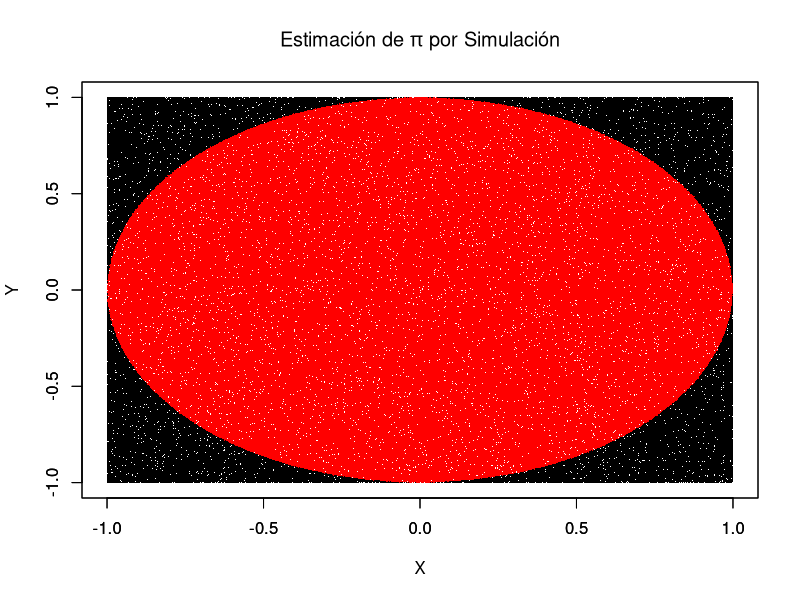

Write R code to recreate this figure.
## Valor de Pi mediante simulación
n <- 902395
x <- runif(n, -1, 1)
y <- runif(n, -1, 1)
z <- (x ^ 2 + y ^ 2) ^ (1 / 2)
r <- which(z > 1)
r1 <- which(z <= 1)

plot(x[r1], y[r1], pch = ".", col = "red", xlim = c(-1, 1), ylim = c(-1, 1), xlab = "", ylab ="" )
par(new = TRUE)
plot(x[r], y[r], pch = ".", col = "black", xlim = c(-1,1), ylim = c(-1, 1), xlab = "X", ylab = "Y", 
       main = expression(paste("Estimación de ", pi, " por Simulación")))
(length(r1) / n) * 4
